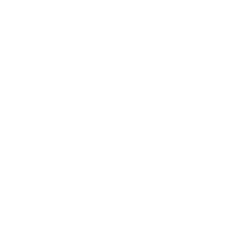
Frame 1 (no input)
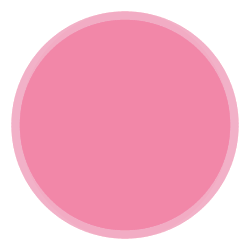
Frame 60 (the mouse pressed at the canvas centre just before this capture)
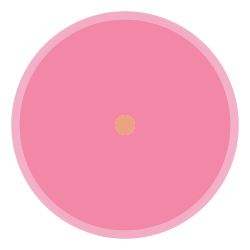
Frame 120 (the mouse held since frame 60 and released just before this capture)

The Processing sketch that drew these frames (run headless with seeded random() and noise(); from frame 60 on, the mouse is pressed at the canvas centre):

// Processing sketch: processing_58272
// ── processing_58272.pde

int counter;

void setup() {  //setup function called initially, only once
  size(250, 250);
  background(255);  //set background white
  colorMode(HSB);   //set colors to Hue, Saturation, Brightness mode
  counter = 0;
}

void draw() {  //draw function loops 
  counter+=2;
  noStroke();
  fill((1+sin(counter/40))*128,128,255,25);
  
  if(mousePressed == true) { //add some interaction
    ellipse(mouseX, mouseY, 20, 20);
  }
  else {
    ellipse(width/2, height/2, 250*abs(sin(counter/51)), 250*abs(sin(counter/50)));
  }
}
